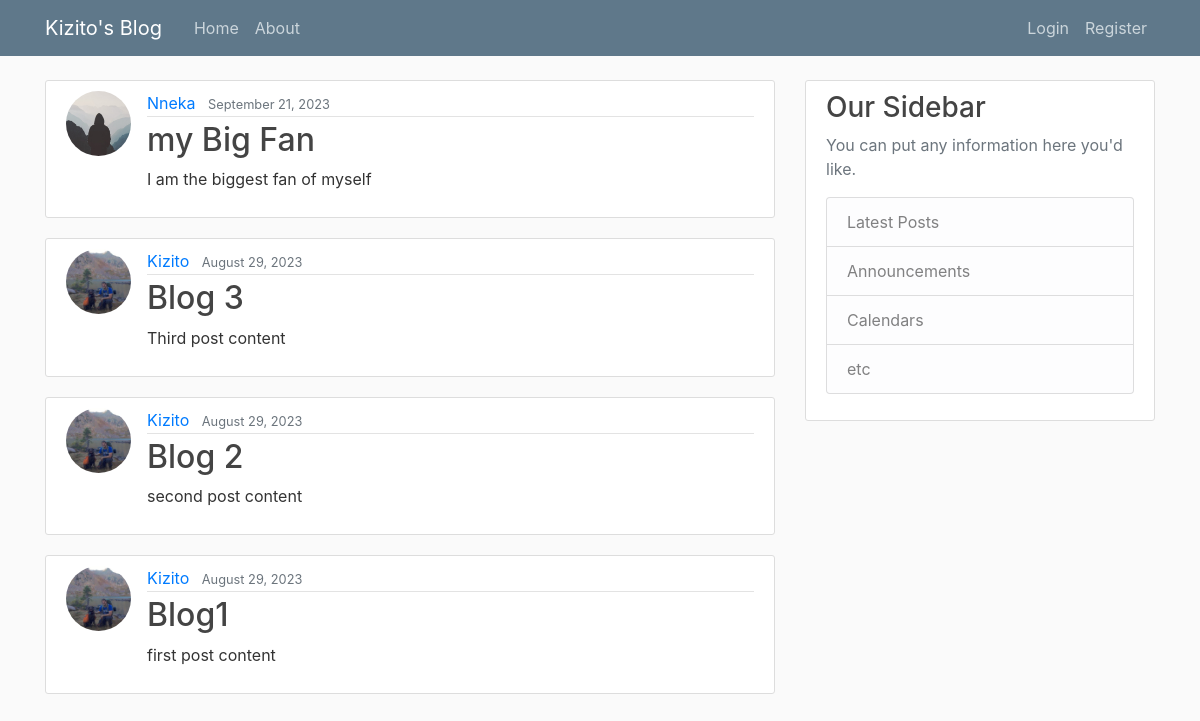
Before: / with the older database file.
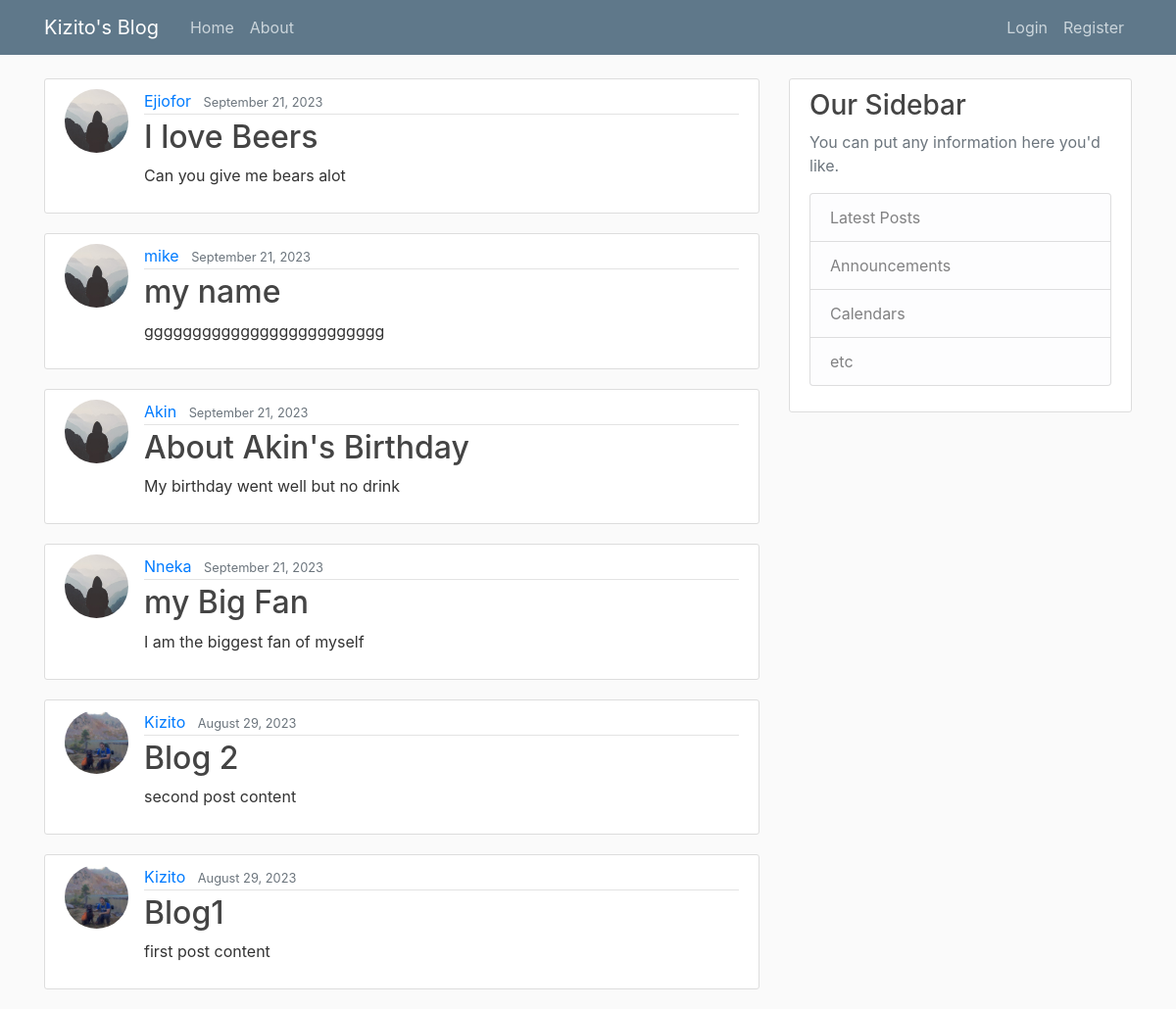
After: the same page with the newer database file.
### blog/models.py (models this page shows, shortened)
class Post(models.Model):
    title = models.CharField(max_length=100)
    content = models.TextField()
    date_posted = models.DateTimeField(default=timezone.now)
    author = models.ForeignKey(User, on_delete=models.CASCADE)

### users/models.py (models this page shows, shortened)
class Profile(models.Model):
    user = models.OneToOneField(User, on_delete = models.CASCADE)
    image = models.ImageField(default = 'defaults.jpg', upload_to = 'profile_pics')

### blog/views.py (the view)
# urls.py: path('', PostListView.as_view(), name = 'blog-home'),
class PostListView(ListView):
    model = Post
    template_name = 'blog/home.html'
    context_object_name = 'posts'
    ordering = ['-date_posted']

### blog/templates/blog/home.html
{% extends 'blog/base.html' %}
{% block content %}
{% for post in posts %}
        <article class="media content-section">
            <img class = "rounded-circle article-img" src="{{post.author.profile.image.url}}" alt="">
              <div class="media-body">
                <div class="article-metadata">
                  <a class="mr-2" href="#">{{ post.author }}</a>
                  <small class="text-muted">{{ post.date_posted|date:"F d, Y" }}</small>
                </div>
                <h2><a class="article-title" href="{% url 'post-detail' post.id%}">{{ post.title }}</a></h2>
                <p class="article-content">{{ post.content }}</p>
              </div>
        </article>
{% endfor %}
{% endblock %}

### blog/templates/blog/base.html (shortened to what this page needs)
{% load static %}
<!DOCTYPE html>
<html lang="en">
<head>
    <link rel="stylesheet" href="https://cdn.jsdelivr.net/npm/bootstrap@4.0.0/dist/css/bootstrap.min.css">
    <link rel="stylesheet" href="{% static 'blog/main.css' %}">
</head>
<body>
    <header class="site-header">
        <nav class="navbar navbar-expand-md navbar-dark bg-steel fixed-top">
         <div class="container">
          <a class="navbar-brand mr-4" href="{%url 'blog-home'%}">Kizito's Blog</a>
          <div class="collapse navbar-collapse" id="navbarToggle">
            <div class="navbar-nav mr-auto">
              <a class="nav-item nav-link" href="{%url 'blog-home' %}">Home</a>
              <a class="nav-item nav-link" href="{%url 'blog-about' %}">About</a>
            </div>
            <div class="navbar-nav">
                {% if user.is_authenticated %}
                    <a class="nav-item nav-link" href="{% url 'post-create' %}">New Post</a>
                    <a class="nav-item nav-link" href="{% url 'profile' %}">Profile</a>
                    <a class="nav-item nav-link" href="{% url 'logout' %}">Logout</a>
                {% else %}
                    <a class="nav-item nav-link" href="{% url 'login' %}">Login</a>
                    <a class="nav-item nav-link" href="{% url 'register' %}">Register</a>
                {% endif %}
            </div>
          </div>
        </div>
      </nav>
    </header>
    <main role="main" class="container">
      <div class="row">
        <div class="col-md-8">
          {% block content %}{% endblock %}
        </div>
        <div class="col-md-4">
          <div class="content-section">
            <h3>Our Sidebar</h3>
            <p class='text-muted'>You can put any information here you'd like.
              <ul class="list-group">
                <li class="list-group-item list-group-item-light">Latest Posts</li>
                <li class="list-group-item list-group-item-light">Announcements</li>
                <li class="list-group-item list-group-item-light">Calendars</li>
                <li class="list-group-item list-group-item-light">etc</li>
              </ul>
            </p>
          </div>
        </div>
      </div>
    </main>
</body>
</html>

### blog/static/blog/main.css (style rules this page uses)
body { background: #fafafa; color: #333333; margin-top: 5rem; }
h1, h2, h3, h4, h5, h6 { color: #444444; }
ul { margin: 0; }
.bg-steel { background-color: #5f788a; }
.site-header .navbar-nav .nav-link { color: #cbd5db; }
.content-section { background: #ffffff; padding: 10px 20px; border: 1px solid #dddddd; border-radius: 3px; margin-bottom: 20px; }
.article-title { color: #444444; }
.article-content { white-space: pre-line; }
.article-img { height: 65px; width: 65px; margin-right: 16px; }
.article-metadata { padding-bottom: 1px; margin-bottom: 4px; border-bottom: 1px solid #e3e3e3 }

Changed rows visible on the page:
removed Post: author.profile.image (picture), author "Kizito", date_posted "August 29, 2023", title "Blog 3", content "Third post content"
added Post: author.profile.image (placeholder picture), author "Ejiofor", date_posted "September 21, 2023", title "I love Beers", content "Can you give me bears alot"
added Post: author.profile.image (placeholder picture), author "mike", date_posted "September 21, 2023", title "my name", content "ggggggggggggggggggggggggg"
added Post: author.profile.image (placeholder picture), author "Akin", date_posted "September 21, 2023", title "About Akin's Birthday", content "My birthday went well but no drink"
